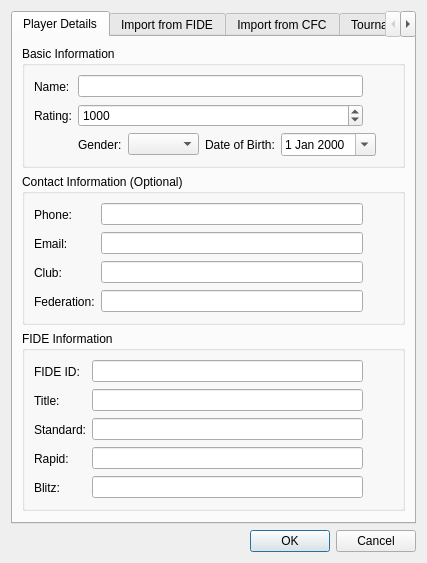
<?xml version="1.0" encoding="UTF-8"?>
<ui version="4.0">
 <class>PlayerManagementDialog</class>
 <widget class="QDialog" name="PlayerManagementDialog">
  <property name="windowTitle">
   <string>Player Management</string>
  </property>
  <property name="modal">
   <bool>true</bool>
  </property>
 <layout class="QVBoxLayout" name="main_layout">
   <item>
    <widget class="QTabWidget" name="tab_widget">
     <property name="currentIndex">
      <number>0</number>
     </property>
     <widget class="QWidget" name="details_tab">
      <attribute name="title">
       <string>Player Details</string>
      </attribute>
      <layout class="QVBoxLayout" name="details_layout">
       <item>
        <widget class="QGroupBox" name="basic_group">
         <property name="title">
          <string>Basic Information</string>
         </property>
         <layout class="QFormLayout" name="basic_form">
          <item row="0" column="0">
           <widget class="QLabel" name="name_label">
            <property name="text">
             <string>Name:</string>
            </property>
           </widget>
          </item>
          <item row="0" column="1">
           <layout class="QHBoxLayout" name="name_layout">
            <item>
             <widget class="QLineEdit" name="name_edit">
              <property name="toolTip">
               <string>Full name of the player</string>
              </property>
             </widget>
            </item>
            <item>
             <widget class="QToolButton" name="btn_copy_name">
              <property name="toolTip">
               <string>Copy name to clipboard</string>
              </property>
              <property name="autoRaise">
               <bool>true</bool>
              </property>
             </widget>
            </item>
           </layout>
          </item>
          <item row="1" column="0">
           <widget class="QLabel" name="rating_label">
            <property name="text">
             <string>Rating:</string>
            </property>
           </widget>
          </item>
          <item row="1" column="1">
           <layout class="QHBoxLayout" name="rating_layout">
            <item>
             <widget class="QSpinBox" name="rating_spin">
              <property name="toolTip">
               <string>Player's rating (0-3500)</string>
              </property>
              <property name="maximum">
               <number>3500</number>
              </property>
              <property name="value">
               <number>1000</number>
              </property>
             </widget>
            </item>
            <item>
             <widget class="QToolButton" name="btn_copy_rating">
              <property name="toolTip">
               <string>Copy rating to clipboard</string>
              </property>
              <property name="autoRaise">
               <bool>true</bool>
              </property>
             </widget>
            </item>
           </layout>
          </item>
          <item row="2" column="1">
           <layout class="QHBoxLayout" name="gender_dob_layout">
            <item>
             <widget class="QLabel" name="gender_label">
              <property name="text">
               <string>Gender:</string>
              </property>
             </widget>
            </item>
            <item>
             <widget class="QComboBox" name="gender_combo">
              <property name="toolTip">
               <string>Select gender (optional)</string>
              </property>
              <item>
               <property name="text">
                <string/>
               </property>
              </item>
              <item>
               <property name="text">
                <string>Male</string>
               </property>
              </item>
              <item>
               <property name="text">
                <string>Female</string>
               </property>
              </item>
             </widget>
            </item>
            <item>
             <widget class="QLabel" name="dob_label">
              <property name="text">
               <string>Date of Birth:</string>
              </property>
             </widget>
            </item>
            <item>
             <widget class="QDateEdit" name="dob_edit">
              <property name="toolTip">
               <string>Date of birth (optional)</string>
              </property>
              <property name="specialValueText">
               <string>Not set</string>
              </property>
              <property name="date">
               <date>
                <year>2000</year>
                <month>1</month>
                <day>1</day>
               </date>
              </property>
              <property name="calendarPopup">
               <bool>true</bool>
              </property>
             </widget>
            </item>
            <item>
            <spacer name="gender_dob_stretch">
             <property name="orientation">
              <enum>Qt::Horizontal</enum>
             </property>
             <property name="sizeType">
              <enum>QSizePolicy::Expanding</enum>
             </property>
             <property name="sizeHint" stdset="0">
              <size>
               <width>0</width>
               <height>0</height>
               </size>
              </property>
             </spacer>
            </item>
           </layout>
          </item>
         </layout>
        </widget>
       </item>
       <item>
        <widget class="QGroupBox" name="contact_group">
         <property name="title">
          <string>Contact Information (Optional)</string>
         </property>
         <layout class="QFormLayout" name="contact_form">
          <item row="0" column="0">
           <widget class="QLabel" name="phone_label">
            <property name="text">
             <string>Phone:</string>
            </property>
           </widget>
          </item>
          <item row="0" column="1">
           <layout class="QHBoxLayout" name="phone_layout">
            <item>
             <widget class="QLineEdit" name="phone_edit">
              <property name="toolTip">
               <string>Phone number (optional)</string>
              </property>
             </widget>
            </item>
            <item>
             <widget class="QToolButton" name="btn_copy_phone">
              <property name="toolTip">
               <string>Copy phone to clipboard</string>
              </property>
              <property name="autoRaise">
               <bool>true</bool>
              </property>
             </widget>
            </item>
           </layout>
          </item>
          <item row="1" column="0">
           <widget class="QLabel" name="email_label">
            <property name="text">
             <string>Email:</string>
            </property>
           </widget>
          </item>
          <item row="1" column="1">
           <layout class="QHBoxLayout" name="email_layout">
            <item>
             <widget class="QLineEdit" name="email_edit">
              <property name="toolTip">
               <string>Email address (optional)</string>
              </property>
             </widget>
            </item>
            <item>
             <widget class="QToolButton" name="btn_copy_email">
              <property name="toolTip">
               <string>Copy email to clipboard</string>
              </property>
              <property name="autoRaise">
               <bool>true</bool>
              </property>
             </widget>
            </item>
           </layout>
          </item>
          <item row="2" column="0">
           <widget class="QLabel" name="club_label">
            <property name="text">
             <string>Club:</string>
            </property>
           </widget>
          </item>
          <item row="2" column="1">
           <layout class="QHBoxLayout" name="club_layout">
            <item>
             <widget class="QLineEdit" name="club_edit">
              <property name="toolTip">
               <string>Chess club (optional)</string>
              </property>
             </widget>
            </item>
            <item>
             <widget class="QToolButton" name="btn_copy_club">
              <property name="toolTip">
               <string>Copy club to clipboard</string>
              </property>
              <property name="autoRaise">
               <bool>true</bool>
              </property>
             </widget>
            </item>
           </layout>
          </item>
          <item row="3" column="0">
           <widget class="QLabel" name="federation_label">
            <property name="text">
             <string>Federation:</string>
            </property>
           </widget>
          </item>
          <item row="3" column="1">
           <layout class="QHBoxLayout" name="federation_layout">
            <item>
             <widget class="QLineEdit" name="federation_edit">
              <property name="toolTip">
               <string>Federation/Country (optional)</string>
              </property>
             </widget>
            </item>
            <item>
             <widget class="QToolButton" name="btn_copy_federation">
              <property name="toolTip">
               <string>Copy federation to clipboard</string>
              </property>
              <property name="autoRaise">
               <bool>true</bool>
              </property>
             </widget>
            </item>
           </layout>
          </item>
         </layout>
        </widget>
       </item>
       <item>
        <widget class="QGroupBox" name="fide_group">
         <property name="visible">
          <bool>false</bool>
         </property>
         <property name="title">
          <string>FIDE Information</string>
         </property>
         <layout class="QFormLayout" name="fide_form">
          <item row="0" column="0">
           <widget class="QLabel" name="fide_id_label">
            <property name="text">
             <string>FIDE ID:</string>
            </property>
           </widget>
          </item>
          <item row="0" column="1">
           <layout class="QHBoxLayout" name="fide_id_layout">
            <item>
             <widget class="QLineEdit" name="fide_id_edit">
              <property name="toolTip">
               <string>FIDE ID (editable)</string>
              </property>
             </widget>
            </item>
            <item>
             <widget class="QToolButton" name="btn_copy_fide_id">
              <property name="toolTip">
               <string>Copy FIDE ID to clipboard</string>
              </property>
              <property name="autoRaise">
               <bool>true</bool>
              </property>
             </widget>
            </item>
           </layout>
          </item>
          <item row="1" column="0">
           <widget class="QLabel" name="fide_title_label">
            <property name="text">
             <string>Title:</string>
            </property>
           </widget>
          </item>
          <item row="1" column="1">
           <layout class="QHBoxLayout" name="fide_title_layout">
            <item>
             <widget class="QLineEdit" name="fide_title_edit">
              <property name="toolTip">
               <string>FIDE Title (editable)</string>
              </property>
             </widget>
            </item>
            <item>
             <widget class="QToolButton" name="btn_copy_fide_title">
              <property name="toolTip">
               <string>Copy title to clipboard</string>
              </property>
              <property name="autoRaise">
               <bool>true</bool>
              </property>
             </widget>
            </item>
           </layout>
          </item>
          <item row="2" column="0">
           <widget class="QLabel" name="fide_std_label">
            <property name="text">
             <string>Standard:</string>
            </property>
           </widget>
          </item>
          <item row="2" column="1">
           <layout class="QHBoxLayout" name="fide_std_layout">
            <item>
             <widget class="QLineEdit" name="fide_std_edit">
              <property name="toolTip">
               <string>Standard rating (editable)</string>
              </property>
             </widget>
            </item>
            <item>
             <widget class="QToolButton" name="btn_copy_fide_std">
              <property name="toolTip">
               <string>Copy standard rating to clipboard</string>
              </property>
              <property name="autoRaise">
               <bool>true</bool>
              </property>
             </widget>
            </item>
           </layout>
          </item>
          <item row="3" column="0">
           <widget class="QLabel" name="fide_rapid_label">
            <property name="text">
             <string>Rapid:</string>
            </property>
           </widget>
          </item>
          <item row="3" column="1">
           <layout class="QHBoxLayout" name="fide_rapid_layout">
            <item>
             <widget class="QLineEdit" name="fide_rapid_edit">
              <property name="toolTip">
               <string>Rapid rating (editable)</string>
              </property>
             </widget>
            </item>
            <item>
             <widget class="QToolButton" name="btn_copy_fide_rapid">
              <property name="toolTip">
               <string>Copy rapid rating to clipboard</string>
              </property>
              <property name="autoRaise">
               <bool>true</bool>
              </property>
             </widget>
            </item>
           </layout>
          </item>
          <item row="4" column="0">
           <widget class="QLabel" name="fide_blitz_label">
            <property name="text">
             <string>Blitz:</string>
            </property>
           </widget>
          </item>
          <item row="4" column="1">
           <layout class="QHBoxLayout" name="fide_blitz_layout">
            <item>
             <widget class="QLineEdit" name="fide_blitz_edit">
              <property name="toolTip">
               <string>Blitz rating (editable)</string>
              </property>
             </widget>
            </item>
            <item>
             <widget class="QToolButton" name="btn_copy_fide_blitz">
              <property name="toolTip">
               <string>Copy blitz rating to clipboard</string>
              </property>
              <property name="autoRaise">
               <bool>true</bool>
              </property>
             </widget>
            </item>
           </layout>
          </item>
         </layout>
        </widget>
       </item>
       <item>
        <spacer name="details_stretch">
         <property name="orientation">
          <enum>Qt::Vertical</enum>
         </property>
         <property name="sizeType">
          <enum>QSizePolicy::Expanding</enum>
         </property>
         <property name="sizeHint" stdset="0">
          <size>
           <width>0</width>
           <height>0</height>
          </size>
         </property>
        </spacer>
       </item>
      </layout>
     </widget>
     <widget class="QWidget" name="fide_tab">
      <attribute name="title">
       <string>Import from FIDE</string>
      </attribute>
      <layout class="QVBoxLayout" name="fide_tab_layout">
       <item>
        <widget class="QGroupBox" name="fide_search_group">
         <property name="title">
          <string>Search FIDE Database</string>
         </property>
         <layout class="QVBoxLayout" name="fide_search_layout">
          <item>
           <layout class="QHBoxLayout" name="fide_search_bar">
            <item>
             <widget class="QLabel" name="search_label">
              <property name="text">
               <string>Search:</string>
              </property>
             </widget>
            </item>
            <item>
             <widget class="QLineEdit" name="search_edit">
              <property name="toolTip">
               <string>Enter player name (e.g., 'Magnus Carlsen') or FIDE ID (e.g., '1503014')</string>
              </property>
              <property name="placeholderText">
               <string>Enter player name or FIDE ID...</string>
              </property>
             </widget>
            </item>
            <item>
             <widget class="QPushButton" name="btn_search">
              <property name="toolTip">
               <string>Search by name or FIDE ID (Ctrl+Enter)</string>
              </property>
              <property name="text">
               <string>Search</string>
              </property>
              <property name="shortcut">
               <string>Ctrl+Return</string>
              </property>
             </widget>
            </item>
            <item>
             <widget class="QPushButton" name="btn_clear">
              <property name="enabled">
               <bool>false</bool>
              </property>
              <property name="toolTip">
               <string>Clear search results and start over (Ctrl+R)</string>
              </property>
              <property name="text">
               <string>Clear Results</string>
              </property>
              <property name="shortcut">
               <string>Ctrl+R</string>
              </property>
             </widget>
            </item>
           </layout>
          </item>
          <item>
           <widget class="QLabel" name="fide_instructions">
            <property name="text">
             <string>&lt;b&gt;Search Tips:&lt;/b&gt;&lt;br&gt;- &lt;b&gt;Name search:&lt;/b&gt; Try 'Magnus Carlsen', 'Carlsen', or 'Magnus'&lt;br&gt;- &lt;b&gt;FIDE ID search:&lt;/b&gt; Enter exact ID like 1503014&lt;br&gt;- &lt;b&gt;Auto-detection:&lt;/b&gt; Numbers are treated as FIDE IDs, text as names&lt;br&gt;- &lt;b&gt;Right-click&lt;/b&gt; on results for copy options&lt;br&gt;- &lt;b&gt;Double-click&lt;/b&gt; any result to import that player</string>
            </property>
           </widget>
          </item>
         </layout>
        </widget>
       </item>
       <item>
        <widget class="QGroupBox" name="fide_results_group">
         <property name="title">
          <string>Search Results</string>
         </property>
         <layout class="QVBoxLayout" name="fide_results_layout">
          <item>
           <widget class="QTableWidget" name="fide_table">
            <property name="alternatingRowColors">
             <bool>true</bool>
            </property>
            <property name="selectionBehavior">
             <enum>QAbstractItemView::SelectRows</enum>
            </property>
            <property name="editTriggers">
             <set>QAbstractItemView::NoEditTriggers</set>
            </property>
           </widget>
          </item>
          <item>
           <widget class="QLabel" name="results_info_label">
            <property name="text">
             <string>Search for players above to see results here</string>
            </property>
           </widget>
          </item>
         </layout>
        </widget>
       </item>
       <item>
        <layout class="QHBoxLayout" name="fide_controls_layout">
         <item>
          <widget class="QProgressBar" name="fide_progress">
           <property name="visible">
            <bool>false</bool>
           </property>
          </widget>
         </item>
         <item>
          <spacer name="fide_controls_stretch">
           <property name="orientation">
            <enum>Qt::Horizontal</enum>
           </property>
           <property name="sizeType">
            <enum>QSizePolicy::Expanding</enum>
           </property>
           <property name="sizeHint" stdset="0">
            <size>
             <width>0</width>
             <height>0</height>
            </size>
           </property>
          </spacer>
         </item>
         <item>
          <widget class="QPushButton" name="btn_use_selected">
           <property name="enabled">
            <bool>false</bool>
           </property>
           <property name="toolTip">
            <string>Import the selected FIDE player data to the Player Details tab</string>
           </property>
           <property name="text">
            <string>Import Selected Player</string>
           </property>
          </widget>
         </item>
        </layout>
       </item>
      </layout>
     </widget>
     <widget class="QWidget" name="cfc_tab">
      <attribute name="title">
       <string>Import from CFC</string>
      </attribute>
      <layout class="QVBoxLayout" name="cfc_tab_layout">
       <item>
        <widget class="QGroupBox" name="cfc_search_group">
         <property name="title">
          <string>Search CFC Database</string>
         </property>
         <layout class="QVBoxLayout" name="cfc_search_layout">
          <item>
           <layout class="QHBoxLayout" name="cfc_search_bar">
            <item>
             <widget class="QLabel" name="cfc_search_label">
              <property name="text">
               <string>Search:</string>
              </property>
             </widget>
            </item>
            <item>
             <widget class="QLineEdit" name="cfc_search_edit">
              <property name="toolTip">
               <string>Enter player name (e.g., 'Kevin Spraggett') or CFC ID (e.g., '100123')</string>
              </property>
              <property name="placeholderText">
               <string>Enter player name or CFC ID...</string>
              </property>
             </widget>
            </item>
            <item>
            <widget class="QPushButton" name="btn_cfc_search">
              <property name="toolTip">
               <string>Search by name or CFC ID</string>
              </property>
              <property name="text">
               <string>Search</string>
              </property>
              <property name="shortcut">
               <string>Ctrl+Return</string>
              </property>
             </widget>
            </item>
            <item>
             <widget class="QPushButton" name="btn_cfc_clear">
              <property name="enabled">
               <bool>false</bool>
              </property>
              <property name="toolTip">
               <string>Clear search results and start over (Ctrl+R)</string>
              </property>
              <property name="text">
               <string>Clear Results</string>
              </property>
              <property name="shortcut">
               <string>Ctrl+R</string>
              </property>
             </widget>
            </item>
           </layout>
          </item>
          <item>
           <widget class="QLabel" name="cfc_instructions">
            <property name="text">
             <string>&lt;b&gt;Search Tips:&lt;/b&gt;&lt;br&gt;- &lt;b&gt;Name search:&lt;/b&gt; Try 'Kevin Spraggett', 'Spraggett', or 'Kevin'&lt;br&gt;- &lt;b&gt;CFC ID search:&lt;/b&gt; Enter exact ID like 100123&lt;br&gt;- &lt;b&gt;Auto-detection:&lt;/b&gt; Numbers are treated as CFC IDs, text as names&lt;br&gt;- &lt;b&gt;Province filter:&lt;/b&gt; Narrow results by selecting a specific province&lt;br&gt;- &lt;b&gt;Right-click&lt;/b&gt; on results for copy options&lt;br&gt;- &lt;b&gt;Double-click&lt;/b&gt; any result to import that player</string>
            </property>
           </widget>
          </item>
         </layout>
        </widget>
       </item>
       <item>
        <widget class="QGroupBox" name="cfc_results_group">
         <property name="title">
          <string>Search Results</string>
         </property>
         <layout class="QVBoxLayout" name="cfc_results_layout">
          <item>
           <widget class="QTableWidget" name="cfc_table">
            <property name="alternatingRowColors">
             <bool>true</bool>
            </property>
            <property name="selectionBehavior">
             <enum>QAbstractItemView::SelectRows</enum>
            </property>
            <property name="editTriggers">
             <set>QAbstractItemView::NoEditTriggers</set>
            </property>
           </widget>
          </item>
          <item>
           <widget class="QLabel" name="cfc_results_info_label">
            <property name="text">
             <string>Search for players above to see results here</string>
            </property>
           </widget>
          </item>
         </layout>
        </widget>
       </item>
       <item>
        <layout class="QHBoxLayout" name="cfc_controls_layout">
         <item>
          <widget class="QProgressBar" name="cfc_progress">
           <property name="visible">
            <bool>false</bool>
           </property>
          </widget>
         </item>
         <item>
          <spacer name="cfc_controls_stretch">
           <property name="orientation">
            <enum>Qt::Horizontal</enum>
           </property>
           <property name="sizeType">
            <enum>QSizePolicy::Expanding</enum>
           </property>
           <property name="sizeHint" stdset="0">
            <size>
             <width>0</width>
             <height>0</height>
            </size>
           </property>
          </spacer>
         </item>
         <item>
          <widget class="QPushButton" name="btn_use_selected_cfc">
           <property name="enabled">
            <bool>false</bool>
           </property>
           <property name="toolTip">
            <string>Import the selected CFC player data to the Player Details tab</string>
           </property>
           <property name="text">
            <string>Import Selected Player</string>
           </property>
          </widget>
         </item>
        </layout>
       </item>
      </layout>
     </widget>
     <widget class="QWidget" name="tournament_tab">
      <attribute name="title">
       <string>Tournament Players</string>
      </attribute>
      <layout class="QVBoxLayout" name="tournament_tab_layout">
       <item>
        <widget class="QStackedWidget" name="tournament_stack">
         <widget class="QWidget" name="tournament_empty_page">
          <layout class="QVBoxLayout" name="tournament_empty_layout">
           <item>
            <spacer name="tournament_empty_top_stretch">
             <property name="orientation">
              <enum>Qt::Vertical</enum>
             </property>
             <property name="sizeType">
              <enum>QSizePolicy::Expanding</enum>
             </property>
             <property name="sizeHint" stdset="0">
              <size>
               <width>0</width>
               <height>0</height>
              </size>
             </property>
            </spacer>
           </item>
           <item>
            <widget class="QLabel" name="no_players_icon_label">
             <property name="text">
              <string>Tournament</string>
             </property>
             <property name="alignment">
              <set>Qt::AlignCenter</set>
             </property>
            </widget>
           </item>
           <item>
            <widget class="QLabel" name="no_players_title_label">
             <property name="text">
              <string>No Players in Tournament Yet</string>
             </property>
             <property name="alignment">
              <set>Qt::AlignCenter</set>
             </property>
            </widget>
           </item>
           <item>
            <widget class="QLabel" name="no_players_subtitle_label">
             <property name="text">
              <string>Start by adding players to your tournament</string>
             </property>
             <property name="alignment">
              <set>Qt::AlignCenter</set>
             </property>
            </widget>
           </item>
           <item>
            <layout class="QHBoxLayout" name="empty_buttons_layout">
             <item>
             <spacer name="empty_buttons_left_stretch">
              <property name="orientation">
               <enum>Qt::Horizontal</enum>
              </property>
              <property name="sizeType">
               <enum>QSizePolicy::Expanding</enum>
              </property>
              <property name="sizeHint" stdset="0">
               <size>
                <width>0</width>
                <height>0</height>
                </size>
               </property>
              </spacer>
             </item>
             <item>
              <widget class="QPushButton" name="btn_empty_go_fide">
               <property name="text">
                <string>Import from FIDE</string>
               </property>
              </widget>
             </item>
             <item>
              <widget class="QPushButton" name="btn_empty_go_details">
               <property name="text">
                <string>Add Player Manually</string>
               </property>
              </widget>
             </item>
             <item>
             <spacer name="empty_buttons_right_stretch">
              <property name="orientation">
               <enum>Qt::Horizontal</enum>
              </property>
              <property name="sizeType">
               <enum>QSizePolicy::Expanding</enum>
              </property>
              <property name="sizeHint" stdset="0">
               <size>
                <width>0</width>
                <height>0</height>
                </size>
               </property>
              </spacer>
             </item>
            </layout>
           </item>
           <item>
            <spacer name="tournament_empty_bottom_stretch">
             <property name="orientation">
              <enum>Qt::Vertical</enum>
             </property>
             <property name="sizeType">
              <enum>QSizePolicy::Expanding</enum>
             </property>
             <property name="sizeHint" stdset="0">
              <size>
               <width>0</width>
               <height>0</height>
              </size>
             </property>
            </spacer>
           </item>
          </layout>
         </widget>
         <widget class="QWidget" name="tournament_table_page">
          <layout class="QVBoxLayout" name="tournament_table_page_layout">
           <item>
            <widget class="QLabel" name="tournament_instructions">
             <property name="text">
              <string>Double-click a player to edit, or select and click the button below</string>
             </property>
            </widget>
           </item>
           <item>
            <widget class="QTableWidget" name="tournament_table">
             <property name="alternatingRowColors">
              <bool>true</bool>
             </property>
             <property name="selectionBehavior">
              <enum>QAbstractItemView::SelectRows</enum>
             </property>
             <property name="editTriggers">
              <set>QAbstractItemView::NoEditTriggers</set>
             </property>
            </widget>
           </item>
           <item>
            <layout class="QHBoxLayout" name="tournament_controls_layout">
             <item>
             <spacer name="tournament_controls_stretch">
              <property name="orientation">
               <enum>Qt::Horizontal</enum>
              </property>
              <property name="sizeType">
               <enum>QSizePolicy::Expanding</enum>
              </property>
              <property name="sizeHint" stdset="0">
               <size>
                <width>0</width>
                <height>0</height>
                </size>
               </property>
              </spacer>
             </item>
             <item>
              <widget class="QPushButton" name="btn_edit_tournament_player">
               <property name="enabled">
                <bool>false</bool>
               </property>
               <property name="toolTip">
                <string>Edit the selected tournament player</string>
               </property>
               <property name="text">
                <string>Edit Selected Player</string>
               </property>
              </widget>
             </item>
            </layout>
           </item>
          </layout>
         </widget>
        </widget>
       </item>
      </layout>
     </widget>
    </widget>
   </item>
   <item>
    <widget class="QDialogButtonBox" name="buttons">
     <property name="standardButtons">
      <set>QDialogButtonBox::Cancel|QDialogButtonBox::Ok</set>
     </property>
    </widget>
   </item>
  </layout>
 </widget>
 <resources/>
 <connections/>
</ui>
